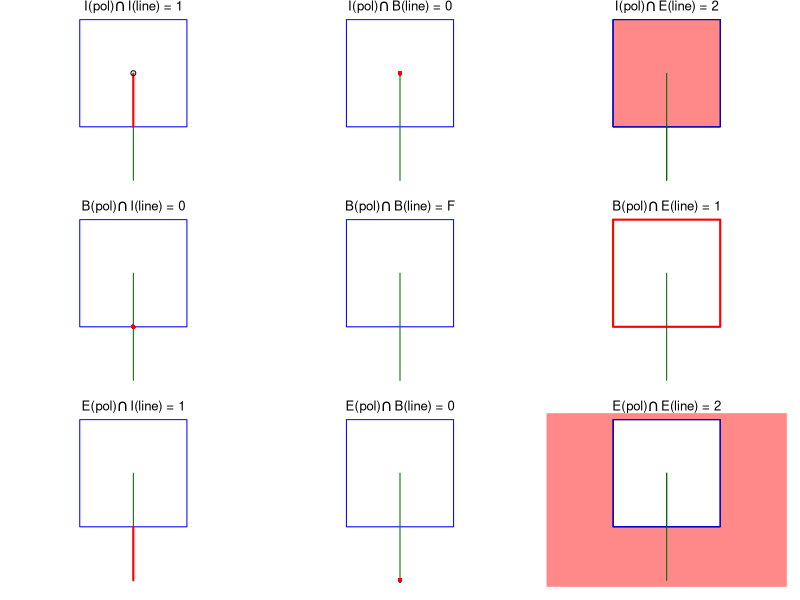

Write the R code that produced this figure. (Note: this script raises an error after producing the figure.)
## ---- chunk 1
#| label: de-9im-strings
#| echo: true
#| code-fold: true
#| fig-align: center
#| fig-cap: "Code from @pebesma_spatial_2023"
library(sf)
polygon <- po <- st_polygon(list(rbind(c(0,0), c(1,0), c(1,1), c(0,1), c(0,0))))
p0 <- st_polygon(list(rbind(c(-1,-1), c(2,-1), c(2,2), c(-1,2), c(-1,-1))))
line <- li <- st_linestring(rbind(c(.5, -.5), c(.5, 0.5)))
s <- st_sfc(po, li)

par(mfrow = c(3,3))
par(mar = c(1,1,1,1))

# "1020F1102"
# 1: 1
plot(s, col = c(NA, 'darkgreen'), border = 'blue', main = expression(paste("I(pol)",intersect(),"I(line) = 1")))
lines(rbind(c(.5,0), c(.5,.495)), col = 'red', lwd = 2)
points(0.5, 0.5, pch = 1)

# 2: 0
plot(s, col = c(NA, 'darkgreen'), border = 'blue', main = expression(paste("I(pol)",intersect(),"B(line) = 0")))
points(0.5, 0.5, col = 'red', pch = 16)

# 3: 2
plot(s, col = c(NA, 'darkgreen'), border = 'blue', main = expression(paste("I(pol)",intersect(),"E(line) = 2")))
plot(po, col = '#ff8888', add = TRUE)
plot(s, col = c(NA, 'darkgreen'), border = 'blue', add = TRUE)

# 4: 0
plot(s, col = c(NA, 'darkgreen'), border = 'blue', main = expression(paste("B(pol)",intersect(),"I(line) = 0")))
points(.5, 0, col = 'red', pch = 16)

# 5: F
plot(s, col = c(NA, 'darkgreen'), border = 'blue', main = expression(paste("B(pol)",intersect(),"B(line) = F")))

# 6: 1
plot(s, col = c(NA, 'darkgreen'), border = 'blue', main = expression(paste("B(pol)",intersect(),"E(line) = 1")))
plot(po, border = 'red', col = NA, add = TRUE, lwd = 2)

# 7: 1
plot(s, col = c(NA, 'darkgreen'), border = 'blue', main = expression(paste("E(pol)",intersect(),"I(line) = 1")))
lines(rbind(c(.5, -.5), c(.5, 0)), col = 'red', lwd = 2)

# 8: 0
plot(s, col = c(NA, 'darkgreen'), border = 'blue', main = expression(paste("E(pol)",intersect(),"B(line) = 0")))
points(.5, -.5, col = 'red', pch = 16)

# 9: 2
plot(s, col = c(NA, 'darkgreen'), border = 'blue', main = expression(paste("E(pol)",intersect(),"E(line) = 2")))
plot(p0 / po, col = '#ff8888', add = TRUE)
plot(s, col = c(NA, 'darkgreen'), border = 'blue', add = TRUE)
## ---- chunk 2
#| label: st-relate
library(tidyverse)
library(rnaturalearth)
us <- ne_states(country="United States of America")
dc <- us |> filter(iso_3166_2 == "US-DC")
us <- us |>
  mutate(
    de9im = st_relate(us, dc),
    touch = st_touches(us, dc, sparse = F)
  ) |>
  select(iso_3166_2, name, de9im, touch) |>
  arrange(name)
us
